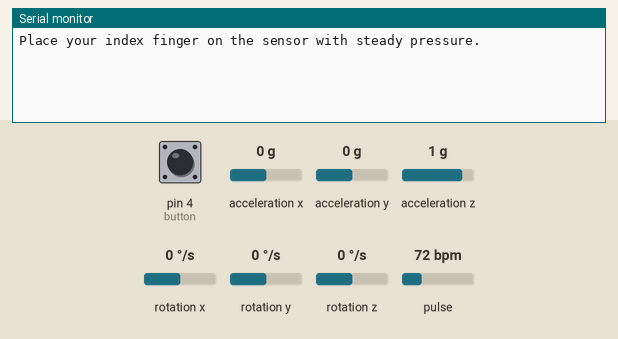
Bench run of a sketch on a simulated Arduino Uno, built with avr-gcc and run on an emulated ATmega328P. Parts: the last lines printed to the serial monitor. Inputs (shaded band) come from the test bench; at power-on: pin 4 (button) HIGH, acceleration x 0 g, acceleration y 0 g, acceleration z 1 g, rotation x 0 °/s, rotation y 0 °/s, rotation z 0 °/s, pulse 72 bpm. No radio packets arrive unless stated.

Above: at 4.2 s.
4.3 s: pin 4 (button) pulled LOW for 0.15 s
At 5.5 s:
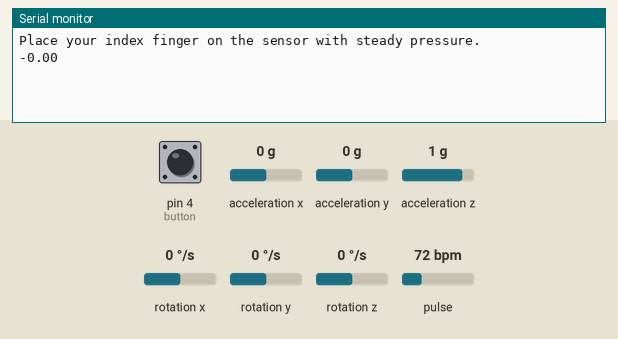
5.9 s: pin 4 (button) pulled LOW for 1 s
At 8.2 s:
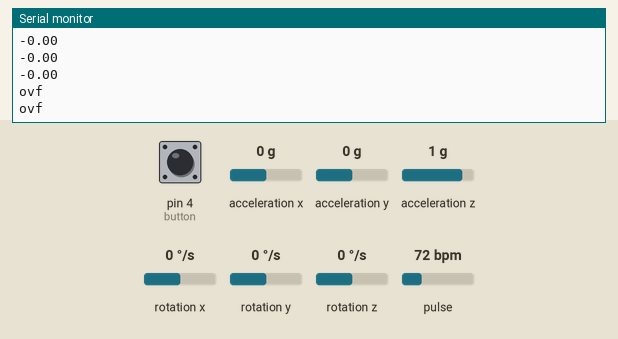

The sketch:

transmitter.ino
```cpp
//Transmitter code
//This code transmits mpu and heartrate data

#include <MPU6050_tockn.h>
#include <Wire.h>
#include "MAX30105.h"
#include "heartRate.h"
#include <SPI.h>
#include <nRF24L01.h>
#include <RF24.h>

#define button 4
int debounce = 300;
long int st, et, dt;

MPU6050 mpu6050(Wire);
RF24 radio(7, 8); // CE, CSN

MAX30105 particleSensor;

const byte RATE_SIZE = 4; //Increase this for more averaging. 4 is good.
byte rates[RATE_SIZE]; //Array of heart rates
byte rateSpot = 0;
long lastBeat = 0; //Time at which the last beat occurred

float beatsPerMinute;
int beatAvg;
const byte address[6] = "00001";
float data[8] = {};

void setup() {
  pinMode(button, INPUT_PULLUP);
  Serial.begin(9600);
  Wire.begin();
  mpu6050.begin();
  mpu6050.calcGyroOffsets(true);
  if (!particleSensor.begin(Wire, I2C_SPEED_FAST)) {
    Serial.println("MAX30102 was not found. Please check wiring/power. ");
    while (1);
  }
  Serial.println("Place your index finger on the sensor with steady pressure.");

  particleSensor.setup(); //Configure sensor with default settings
  particleSensor.setPulseAmplitudeRed(0x0A); //Turn Red LED to low to indicate sensor is running
  particleSensor.setPulseAmplitudeGreen(0); //Turn off Green LED

  radio.begin();
  radio.openWritingPipe(address);
  radio.setPALevel(RF24_PA_MIN);
  radio.stopListening();
}

void loop() {
  //receiving data from MPU 6050
  dt = et - st;
  if((digitalRead(button) == 0) && (dt > debounce)){
    st = millis();
    data[7] = 1;
    Serial.println(data[8]);
  }
  mpu6050.update();
  data[0] = mpu6050.getAccX();
  data[1] = mpu6050.getAccY();
  data[2] = mpu6050.getAccZ();
  data[3] = mpu6050.getGyroX();
  data[4] = mpu6050.getGyroY();
  data[5] = mpu6050.getGyroZ();

  long irValue = particleSensor.getIR();

  if (checkForBeat(irValue) == true) {
    //We sensed a beat!
    long delta = millis() - lastBeat;
    lastBeat = millis();

    beatsPerMinute = 60 / (delta / 1000.0);

    if (beatsPerMinute < 255 && beatsPerMinute > 20) {
      rates[rateSpot++] = (byte)beatsPerMinute; //Store this reading in the array
      rateSpot %= RATE_SIZE; //Wrap variable

      //Take average of readings
      beatAvg = 0;
      for (byte x = 0 ; x < RATE_SIZE ; x++)
        beatAvg += rates[x];
      beatAvg /= RATE_SIZE;
    }
  }

  data[6] = beatAvg;
  if (irValue < 50000)
    data[6] = 0;
  // Serial.println(data[9]);

  radio.write(&data, sizeof(data));
  data[7] = 0;
  et = millis();
}
```

Measured:
- after the input at 4.3 s, the serial monitor: prints a new line at once (image 1)
- after the input at 5.9 s, the serial monitor: prints a new line after 0.62 s (image 2)
